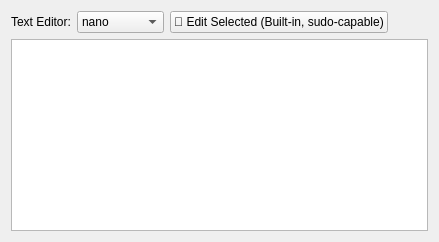
      <widget class="QWidget" name="configTab">
       <attribute name="title">
        <string>System Config</string>
       </attribute>
       <layout class="QVBoxLayout" name="verticalLayout_config">
        <item>
         <layout class="QHBoxLayout" name="configTopLayout">
          <item>
           <widget class="QLabel" name="configLabel">
            <property name="text">
             <string>Text Editor:</string>
            </property>
           </widget>
          </item>
          <item>
           <widget class="QComboBox" name="editorComboBox">
            <property name="currentText">
             <string>nano</string>
            </property>
            <item>
             <property name="text">
              <string>nano</string>
             </property>
            </item>
            <item>
             <property name="text">
              <string>kate</string>
             </property>
            </item>
            <item>
             <property name="text">
              <string>mousepad</string>
             </property>
            </item>
            <item>
             <property name="text">
              <string>geany</string>
             </property>
            </item>
           </widget>
          </item>
          <item>
           <widget class="QPushButton" name="builtinEditButton">
            <property name="text">
             <string>📝 Edit Selected (Built-in, sudo-capable)</string>
            </property>
           </widget>
          </item>
          <item>
           <spacer name="configSpacer">
            <property name="orientation">
             <enum>Qt::Orientation::Horizontal</enum>
            </property>
            <property name="sizeHint" stdset="0">
             <size>
              <width>40</width>
              <height>20</height>
             </size>
            </property>
           </spacer>
          </item>
         </layout>
        </item>
        <item>
         <widget class="QTableWidget" name="configTable">
          <property name="alternatingRowColors">
           <bool>true</bool>
          </property>
          <property name="selectionBehavior">
           <enum>QAbstractItemView::SelectionBehavior::SelectRows</enum>
          </property>
          <property name="sortingEnabled">
           <bool>true</bool>
          </property>
         </widget>
        </item>
       </layout>
      </widget>
